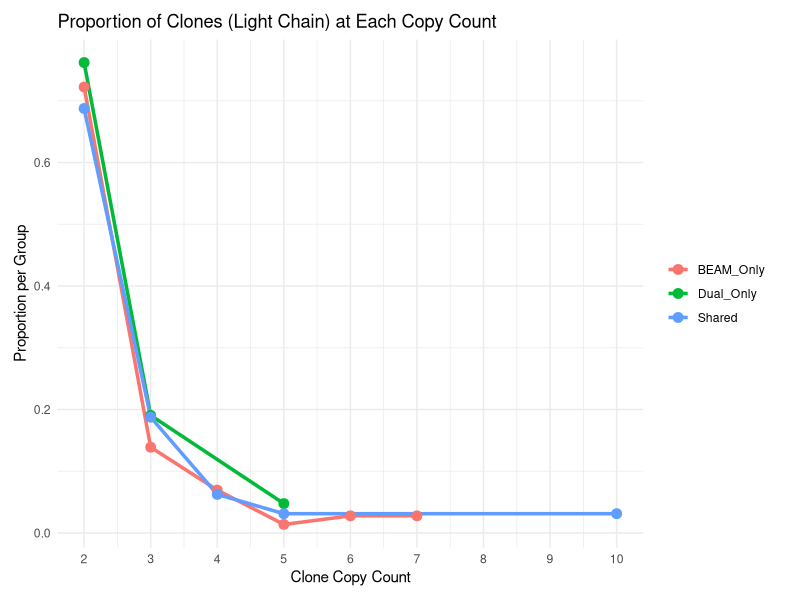

The R script that drew this image:
library(ggplot2)
library(dplyr)
library(tidyr)
library(gridExtra)


df<-read.csv("../../data/heavy_cdr3_fasta_with_annotation_hits.csv")

df <- df %>%
  mutate(
    SimplifiedGroup = case_when(
      grepl("BEAM_Only", Group) ~ "BEAM_Only",
      grepl("Dual_Only", Group) ~ "Dual_Only",
      grepl("Shared", Group) ~ "Shared",
      TRUE ~ "Other"
    )
  )

# Step 1: Calculate frequency table
freq_df <- df %>%
  filter(SimplifiedGroup %in% c("BEAM_Only", "Dual_Only", "Shared")) %>%
  mutate(CopyCount = BEAM_Count + Dual_Count) %>%
  filter(CopyCount > 1, CopyCount <= 12) %>%
  group_by(SimplifiedGroup, CopyCount) %>%
  summarise(Count = n(), .groups = "drop")

# Step 2: Add total per group to convert to frequency
freq_df <- freq_df %>%
  group_by(SimplifiedGroup) %>%
  mutate(Frequency = Count / sum(Count))





freq_plot3 <- ggplot(freq_df, aes(x = CopyCount, y = Frequency, color = SimplifiedGroup)) +
  geom_line(size = 1.2) +
  geom_point(size = 3) +
  # geom_text(aes(label = Count), position = position_dodge(width = 0.9), vjust = -1, size = 3) +
  scale_x_continuous(breaks = 2:12) +
  labs(
    title = "Proportion of Clones (Light Chain) at Each Copy Count",
    x = "Clone Copy Count",
    y = "Proportion per Group"
  ) +
  theme_minimal() +
  theme(legend.title = element_blank())+ theme(plot.margin = margin(10, 20, 10, 10),
                                               clip = "off")

df<-read.csv("../../data/heavy_cdr3_fasta_with_annotation_hits.csv")

df <- df %>%
  mutate(
    SimplifiedGroup = case_when(
      grepl("BEAM_Only", Group) ~ "BEAM_Only",
      grepl("Dual_Only", Group) ~ "Dual_Only",
      grepl("Shared", Group) ~ "Shared",
      TRUE ~ "Other"
    )
  )

# Step 1: Calculate frequency table
freq_df <- df %>%
  filter(SimplifiedGroup %in% c("BEAM_Only", "Dual_Only", "Shared")) %>%
  mutate(CopyCount = BEAM_Count + Dual_Count) %>%
  filter(CopyCount > 1, CopyCount <= 12) %>%
  group_by(SimplifiedGroup, CopyCount) %>%
  summarise(Count = n(), .groups = "drop")

# Step 2: Add total per group to convert to frequency
freq_df <- freq_df %>%
  group_by(SimplifiedGroup) %>%
  mutate(Frequency = Count / sum(Count))


freq_plot1 <- ggplot(freq_df, aes(x = CopyCount, y = Frequency, color = SimplifiedGroup)) +
  geom_line(size = 1.2) +
  geom_point(size = 3) +
  # geom_text(aes(label = Count), position = position_dodge(width = 0.9), vjust = -1, size = 3) +
  scale_x_continuous(breaks = 2:12) +
  labs(
    title = "Proportion of Clones (Heavy Chain) at Each Copy Count",
    x = "Clone Copy Count",
    y = "Proportion per Group"
  ) +
  theme_minimal() +
  theme(legend.title = element_blank())+ theme(plot.margin = margin(10, 20, 10, 10),
                                               clip = "off") #+ geom_text(aes(label = Count),
#          position = position_dodge(width = 0.9),
#           vjust = -0.2, size = 3)

pdf("FigureS6_center.pdf", width = 15)
freq_plot3
dev.off()